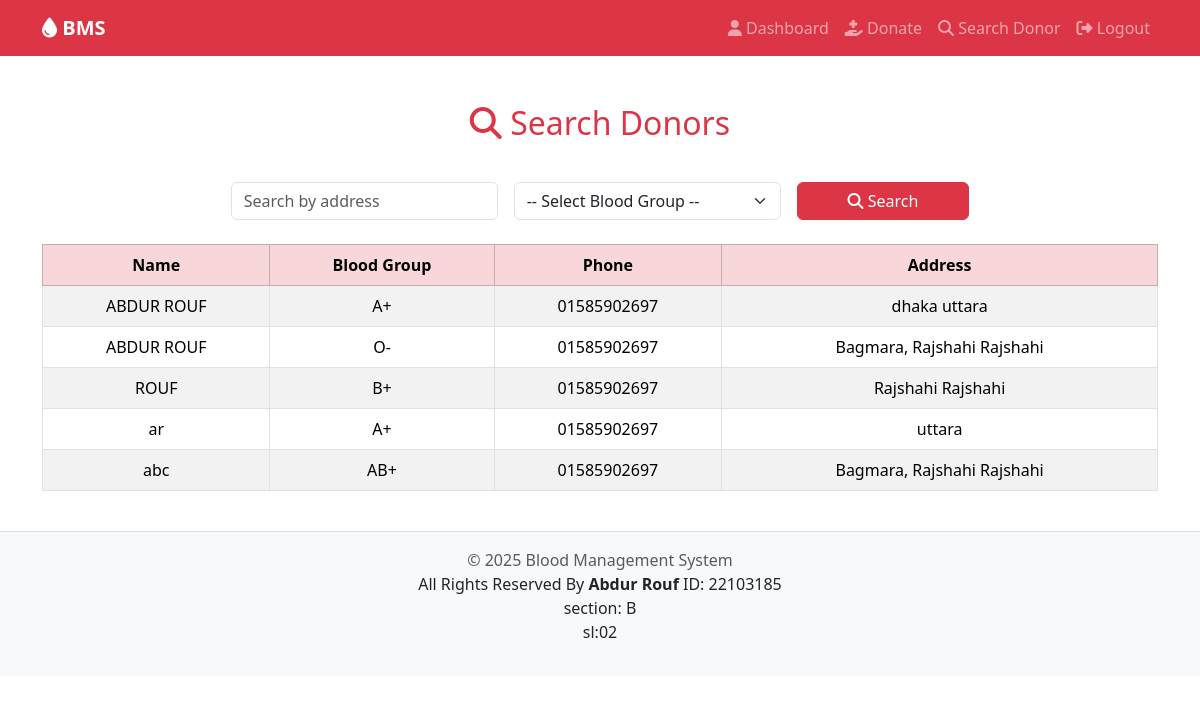
/includes/search_donor.php (signed in), run on the app's committed database.
### tables this page shows
CREATE TABLE `donors` (
  `id` int(11) NOT NULL,
  `name` varchar(100) NOT NULL,
  `email` varchar(100) NOT NULL,
  `password` varchar(255) NOT NULL,
  `blood_group` enum('A+','A-','B+','B-','AB+','AB-','O+','O-') NOT NULL,
  `phone` varchar(20) NOT NULL,
  `address` text NOT NULL,
  `created_at` timestamp NOT NULL DEFAULT current_timestamp(),
  `updated_at` timestamp NOT NULL DEFAULT current_timestamp() ON UPDATE current_timestamp()
);

### includes/search_donor.php (the view, shortened to what this page needs)
<?php
include('../includes/db.php');
$search_address = "";
$results = [];
if ($_SERVER['REQUEST_METHOD'] === 'GET') {
    $query = "SELECT name, blood_group, phone, address FROM donors WHERE 1=1";
    $stmt = $conn->prepare($query);
    $stmt->execute();
    $results = $stmt->get_result();
}
?>
<!DOCTYPE html>
<html lang="en">
<head>
    <link rel="stylesheet" href="../assets/css/style.css">
    <link rel="stylesheet" href="https://cdn.jsdelivr.net/npm/bootstrap@5.3.2/dist/css/bootstrap.min.css">
    <link rel="stylesheet" href="https://cdnjs.cloudflare.com/ajax/libs/font-awesome/6.5.0/css/all.min.css">
</head>
<body>
<?php include('../includes/navbar.php'); ?>
<div class="container mt-5">
    <h2 class="text-center text-danger"><i class="fas fa-search"></i> Search Donors</h2>
    <form method="GET" class="row g-3 justify-content-center mt-4 mb-4">
        <div class="col-md-3">
            <input type="text" name="address" class="form-control" placeholder="Search by address" value="<?= htmlspecialchars($search_address); ?>">
        </div>
        <div class="col-md-3">
            <select name="blood_group" class="form-select">
                <option value="">-- Select Blood Group --</option>
            </select>
        </div>
        <div class="col-md-2">
            <button type="submit" class="btn btn-danger w-100"><i class="fas fa-search"></i> Search</button>
        </div>
    </form>
    <?php if ($results && $results->num_rows > 0): ?>
        <div class="table-responsive">
            <table class="table table-bordered table-striped text-center">
                <thead class="table-danger">
                    <tr>
                        <th>Name</th>
                        <th>Blood Group</th>
                        <th>Phone</th>
                        <th>Address</th>
                    </tr>
                </thead>
                <tbody>
                    <?php while($row = $results->fetch_assoc()): ?>
                        <tr>
                            <td><?= htmlspecialchars($row['name']); ?></td>
                            <td><?= $row['blood_group']; ?></td>
                            <td><?= htmlspecialchars($row['phone']); ?></td>
                            <td><?= htmlspecialchars($row['address']); ?></td>
                        </tr>
                    <?php endwhile; ?>
                </tbody>
            </table>
        </div>
    <?php elseif ($_SERVER['REQUEST_METHOD'] === 'GET'): ?>
        <p class="text-center text-muted mt-3">No donors found matching your criteria.</p>
    <?php endif; ?>
</div>
<?php include('../includes/footer.php'); ?>
</body>
</html>

### assets/css/style.css (style rules this page uses)
body { background-color:#fdfdfd; }

### data on the page
donors: name "ABDUR ROUF", blood_group "A+", phone "01585902697", address "dhaka uttara"
donors: name "ABDUR ROUF", blood_group "O-", phone "01585902697", address "Bagmara, Rajshahi Rajshahi"
donors: name "ROUF", blood_group "B+", phone "01585902697", address "Rajshahi Rajshahi"
donors: name "ar", blood_group "A+", phone "01585902697", address "uttara"
donors: name "abc", blood_group "AB+", phone "01585902697", address "Bagmara, Rajshahi Rajshahi"
